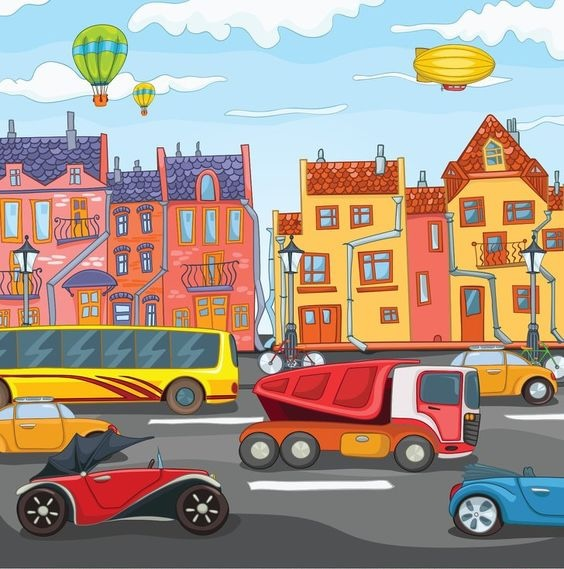
#> input picture app/p5.jpg, 564 x 569 px
$ python index.py
#> lines starting #> are read from the running program, lines starting #| are printed output that depends on the picture; after the words box and inside, x2 and y2 are one past the last pixel; in counts of white or black regions, pixels touching at a corner belong together
import cv2
import numpy as np
import matplotlib.pyplot as plt
from skimage.metrics import structural_similarity as ssim
from tkinter import Tk
from tkinter.filedialog import askopenfilename

def compare_images(image1, image2, min_area=1):
    gray1 = cv2.cvtColor(image1, cv2.COLOR_BGR2GRAY)
    gray2 = cv2.cvtColor(image2, cv2.COLOR_BGR2GRAY)
    ssim_score, diff = ssim(gray1, gray2, full=True, win_size=7)
    diff = (diff * 255).astype("uint8")
    _, thresh = cv2.threshold(diff, 0, 255, cv2.THRESH_BINARY_INV + cv2.THRESH_OTSU)
    contours, _ = cv2.findContours(thresh, cv2.RETR_EXTERNAL, cv2.CHAIN_APPROX_SIMPLE)

    image_diff_boxes = image2.copy()
    diff_highlighted = np.zeros_like(image1)

    for contour in contours:
        if cv2.contourArea(contour) > min_area:
            x, y, w, h = cv2.boundingRect(contour)
            cv2.rectangle(image_diff_boxes, (x, y), (x + w, y + h), (0, 255, 0), 2)
            cv2.drawContours(diff_highlighted, [contour], -1, (255, 255, 255), thickness=cv2.FILLED)

    diff_highlighted = cv2.bitwise_not(diff_highlighted)
    return image_diff_boxes, diff_highlighted, ssim_score

def show_images(image1, image2, diff_image_boxes, diff_image_highlighted, ssim_score):
    similarity_percentage = ssim_score * 100
    difference_percentage = 100 - similarity_percentage

    plt.figure(figsize=(16, 12))
    plt.subplot(2, 2, 1)
    plt.imshow(cv2.cvtColor(image1, cv2.COLOR_BGR2RGB))
    plt.title("Previous Image")
    plt.axis('off')

    plt.subplot(2, 2, 2)
    plt.imshow(cv2.cvtColor(image2, cv2.COLOR_BGR2RGB))
    plt.title("Current Image")
    plt.axis('off')

    plt.subplot(2, 2, 3)
    plt.imshow(cv2.cvtColor(diff_image_boxes, cv2.COLOR_BGR2RGB))
    plt.title("Differences with Boxes")
    plt.axis('off')

    plt.subplot(2, 2, 4)
    plt.imshow(cv2.cvtColor(diff_image_highlighted, cv2.COLOR_BGR2RGB))
    plt.title("Differences Highlighted With Black Color")
    plt.axis('off')

    plt.subplots_adjust(left=0.02, right=0.98, top=0.95, bottom=0.05)
    plt.figtext(0.5, 0.01, f"SSIM Score: {ssim_score:.2f} | Similarity: {similarity_percentage:.2f}% | Difference: {difference_percentage:.2f}%", ha="center", fontsize=12)
    plt.show()

def resize_images_to_common_size(image1, image2):
    height1, width1 = image1.shape[:2]
    height2, width2 = image2.shape[:2]
    target_height, target_width = max(height1, height2), max(width1, width2)
    resized_image1 = cv2.resize(image1, (target_width, target_height))
    resized_image2 = cv2.resize(image2, (target_width, target_height))
    return resized_image1, resized_image2

# --- File selection dialog ---
Tk().withdraw()  # Hide the root window
image_path1 = askopenfilename(title="Select Previous Image")
#> the answer given: p5.jpg
image_path2 = askopenfilename(title="Select Current Image")
#> the answer given: p6.jpg

# Load images
image1 = cv2.imread(image_path1)
#> image1 is the input picture: shape (569, 564, 3); mean B, G, R 138.1, 151.2, 168.2
image2 = cv2.imread(image_path2)
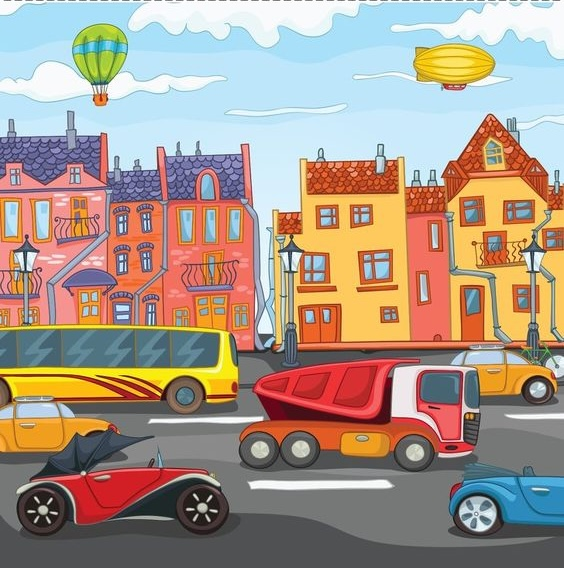
#> input picture app/p6.jpg, 564 x 568 px
#> image2 is the input picture: shape (568, 564, 3); mean B, G, R 137.4, 150.9, 168.4

if image1 is None or image2 is None:
    print("One or both images could not be loaded. Please check the files.")
else:
    resized_image1, resized_image2 = resize_images_to_common_size(image1, image2)
    diff_image_boxes, diff_image_highlighted, ssim_score = compare_images(resized_image1, resized_image2)
#> in compare_images, `gray1 = cv2.cvtColor(image1, cv2.COLOR_BGR2GRAY)`:
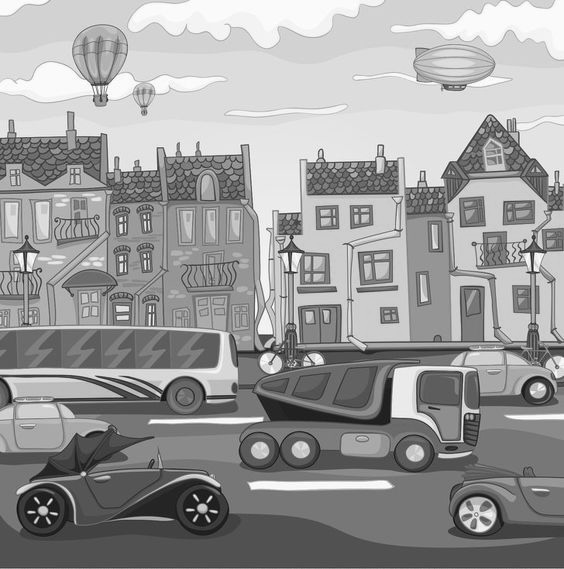
#> gray1: shape (569, 564); min 11, max 255, mean 154.8
#> in compare_images, `ssim_score, diff = ssim(gray1, gray2, full=True, win_size=7)`:
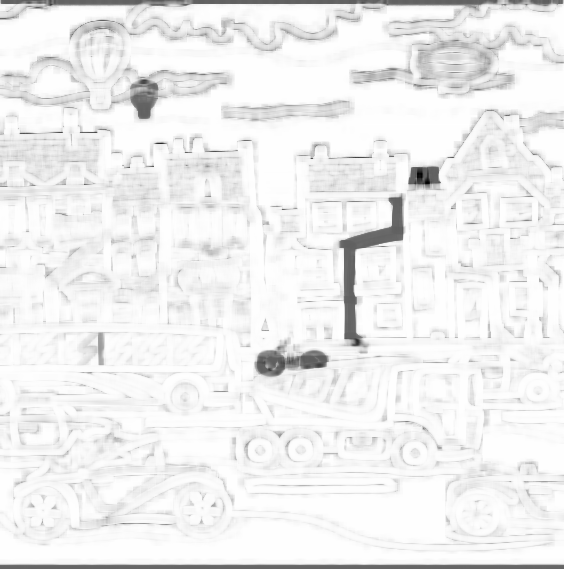
#> diff: shape (569, 564) float64; min -0.574, max 1, mean 0.905; drawn with min black and max white
#> in compare_images, `ssim_score, diff = ssim(gray1, gray2, full=True, win_size=7)`: ssim_score = 0.914
#> in compare_images, `_, thresh = cv2.threshold(diff, 0, 255, cv2.THRESH_BINARY_INV + cv2.TH..`:
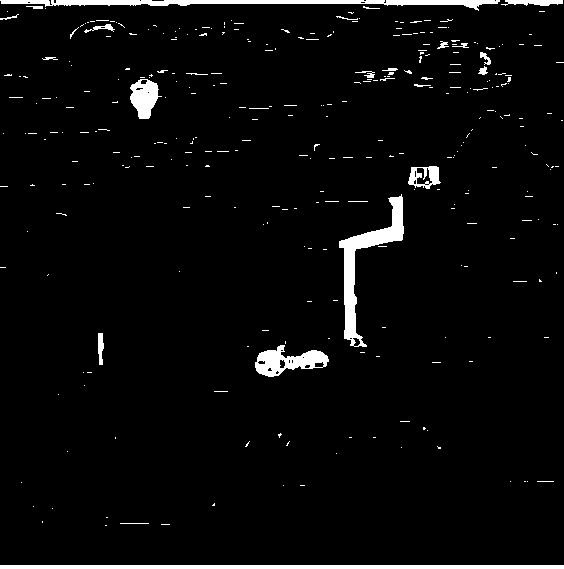
#> thresh: shape (569, 564); 3.7% white; 320 white regions (292 under 20 px)
#> in compare_images, `contours, _ = cv2.findContours(thresh, cv2.RETR_EXTERNAL, cv2.CHAIN_AP..`: contours = 320 contours, 307 with area under 20; largest, box (x1, y1, x2, y2) and area: (339, 194, 404, 347) 2140, (0, 0, 500, 11) 1770, (0, 565, 564, 569) 1689, (255, 345, 329, 377) 1232, (130, 79, 162, 119) 774
#> the loop in compare_images, `for contour in contours:` made 320 passes
#> (contour, x, y, w, h) on passes 1, 9, 52: ([[0, 565], [0, 568], [563, 568], [563, 565]], 0, 565, 564, 4), ([[214, 503], [212, 505], [214, 505]], 212, 503, 3, 3), ([[539, 279], [539, 281], [541, 281]], 539, 279, 3, 3)
#> (x, y, w, h) on passes 20, 21, 22, 26, 28, 40: (437, 446, 4, 3), (286, 441, 4, 5), (245, 441, 5, 6), (278, 433, 4, 5), (423, 427, 3, 3), (255, 345, 74, 32)
#> after the loop in compare_images, `for contour in contours:`:
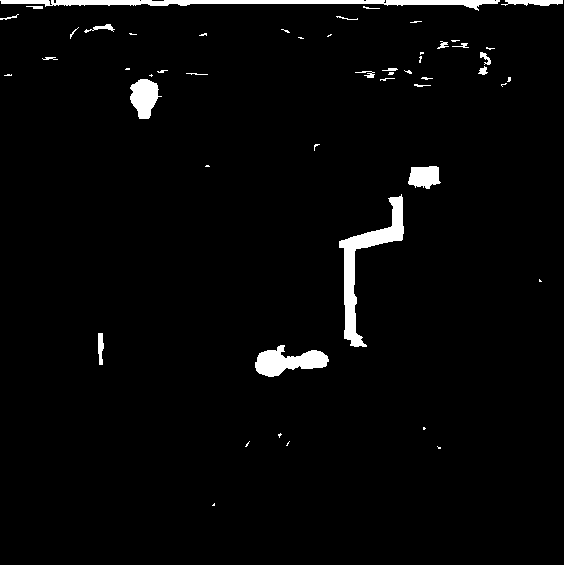
#> diff_highlighted: shape (569, 564, 3); 3.4% white; 52 white regions (27 under 20 px), largest, box (x1, y1, x2, y2) and area: (339, 194, 404, 347) 2348, (0, 0, 500, 11) 2285, (0, 565, 564, 569) 2256
#> after the loop in compare_images, `for contour in contours:`:
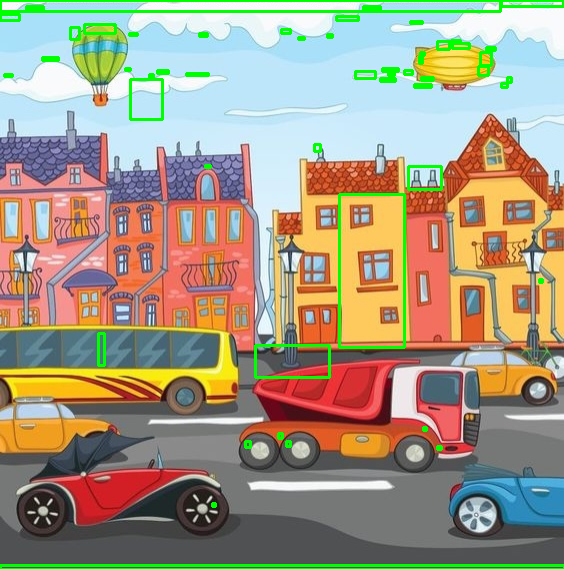
#> image_diff_boxes: shape (569, 564, 3); mean B, G, R 131.6, 153.7, 162.1
#> ssim_score = 0.914
    show_images(resized_image1, resized_image2, diff_image_boxes, diff_image_highlighted, ssim_score)
#> in show_images, `similarity_percentage = ssim_score * 100`: similarity_percentage = 91.39
#> in show_images, `difference_percentage = 100 - similarity_percentage`: difference_percentage = 8.61
#> in show_images, `plt.show()`:
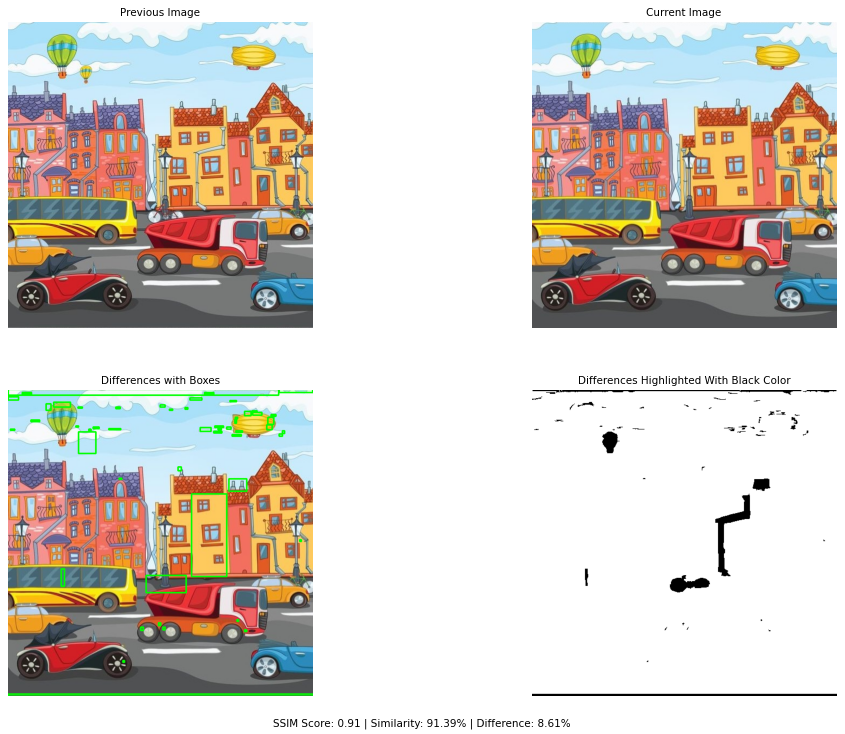
#> figure drawn by matplotlib, 4 panels
